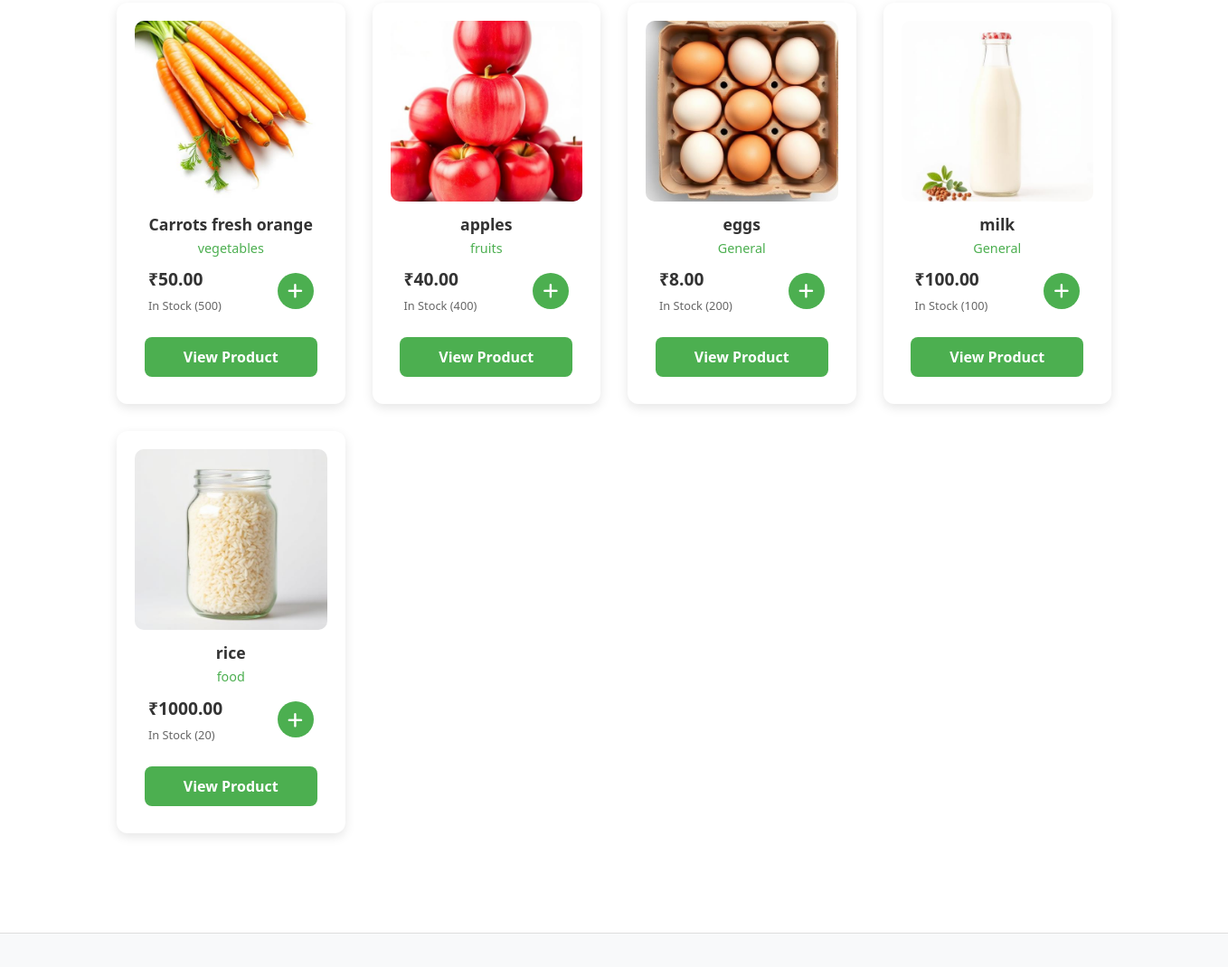
The app's page / (middle part), older data.
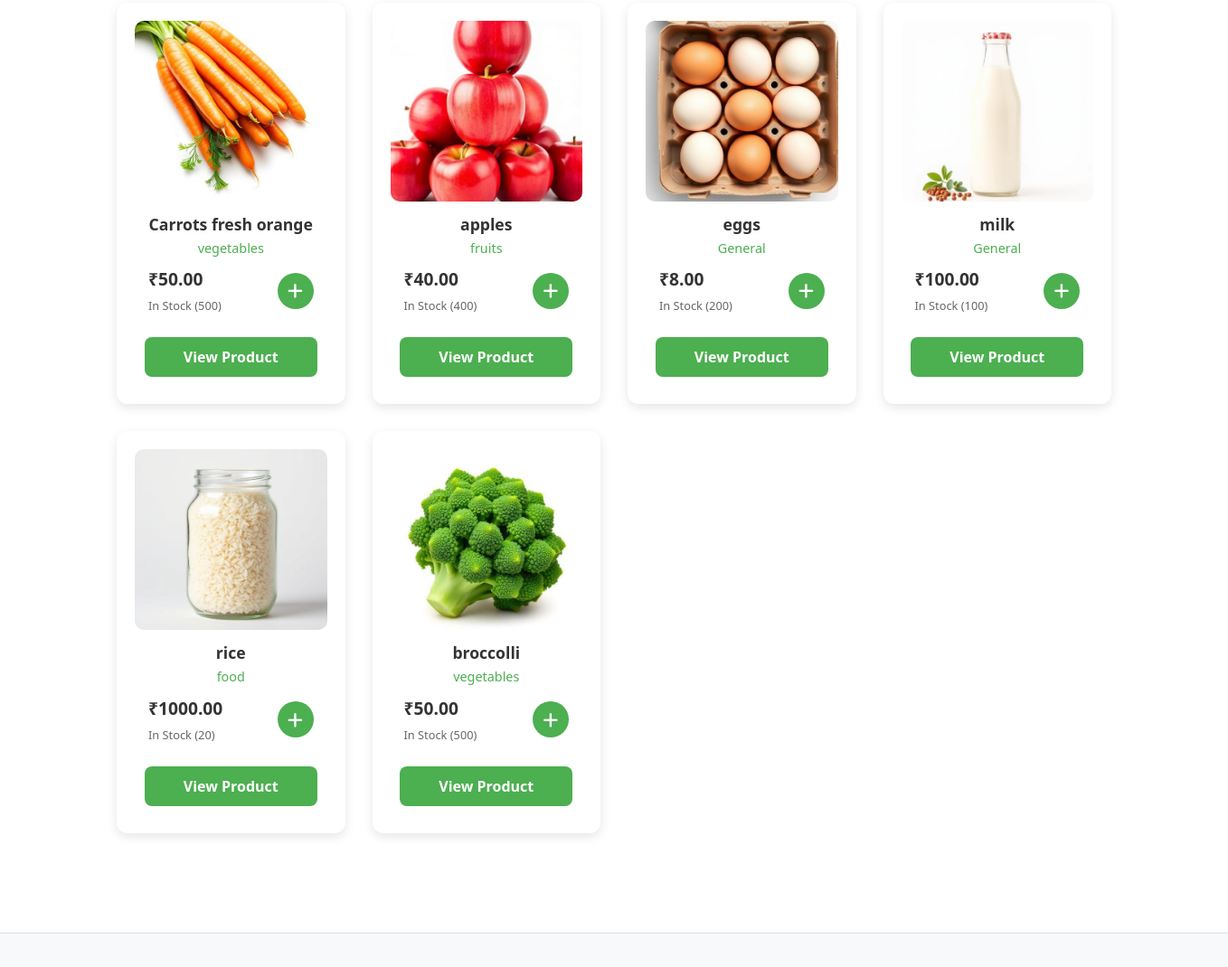
The same page, newer data.
### dbApp/models.py (models this page shows, shortened)
class Product(models.Model):
    name = models.CharField(max_length=200)
    category = models.CharField(max_length=100, default='General') # e.g., Fruits, Dairy, Bakery
    description = models.TextField()
    price = models.DecimalField(max_digits=10, decimal_places=2)
    image = models.ImageField(upload_to='products/') # Images will be stored in media/products/
    stock = models.IntegerField(default=0)

### dbApp/views.py (the view)
# urls.py: path('', views.index, name='home'),
def index(request):
    products = Product.objects.all()
    categories = Product.objects.values_list('category', flat=True).distinct()
    selected_category = request.GET.get('category')
    sort_option = request.GET.get('sort')
    if selected_category:
        products = products.filter(category=selected_category)
    if sort_option == 'price_asc':
        products = products.order_by('price')
    elif sort_option == 'price_desc':
        products = products.order_by('-price')
    context = {
        'products': products,
        'categories': categories,
        'selected_category': selected_category,
        'sort': sort_option
    }
    return render(request, 'dbApp/index.html', context)

### templates/dbApp/index.html (shortened to what this page needs)
{% extends "dbApp/base.html"%}
{% load static %}
{% block content %}
<div id="product-section" class="product-section">
    <div class="product-grid">
    {% for product in products %}
    <div class="product-card">
        <a href="{% url 'details_page' product_id=product.id %}" class="product-link">
            <div class="product-image-container">
                {% if product.image %}
                    <img src="{{ product.image.url }}" alt="{{ product.name }}" class="product-image">
                {% else %}
                    <img src="{% static 'images/placeholder_product.jpg' %}" alt="No Image" class="product-image">
                {% endif %}
            </div>
            <div class="product-info-container">
                <h3 class="product-title">{{ product.name }}</h3>
                <span class="product-category">{{ product.category }}</span>
                <div class="product-price-and-action">
                    <div class="price-stock">
                        <span class="product-price">₹{{ product.price }}</span>
                        <span class="stock-status">
                            {% if product.stock > 0 %}
                                In Stock ({{ product.stock }})
                            {% else %}
                                Out of Stock
                            {% endif %}
                        </span>
                    </div>
                    <button class="add-to-cart-btn" data-product-id="{{ product.id }}">
                        <i class="fa-solid fa-plus"></i>
                    </button>
                </div>
            </div>
        </a>
        <button class="btn-view-product" onclick="window.location.href='{% url 'details_page' product_id=product.id %}'">View Product</button>
    </div>
    {% endfor %}
</div>
{% endblock %}

Row changes from the older to the newer data that the page shows:
added Product: image (picture), name "broccolli", category "vegetables", price "50.00", stock "500"
